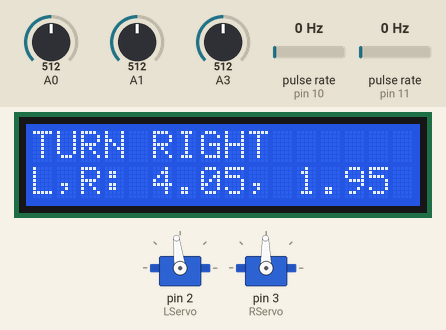
This sketch was run on a simulated Arduino Uno, built with avr-gcc and run on an emulated ATmega328P. On the bench: 16×2 character LCD, 2 × servo. Wiring (inferred from the names in the program): 2 × pulse sensor: data pin 10 / data pin 11. Inputs (shaded band) come from the test bench; at power-on: A0 = 512, A1 = 512, pulse rate (sensors on pin 10, pin 11) 0 Hz, A3 = 512. What the sketch prints to the serial monitor is not drawn.

Above: at 1.6 s.
1.7 s: A0 set to 556
4.7 s: A0 set to 581
At 7.4 s:
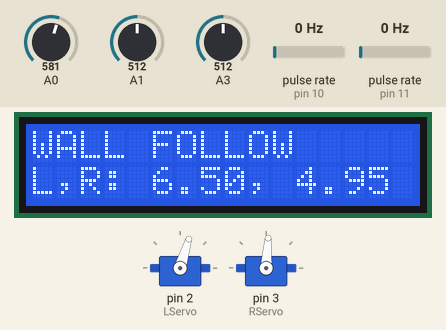
7.7 s: A1 set to 555
10.1 s: A1 set to 580
At 12.8 s:
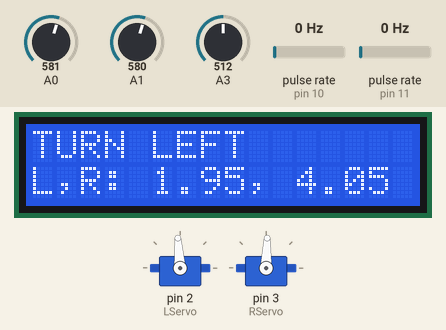
13.1 s: A1 set to 306
At 14.18 s:
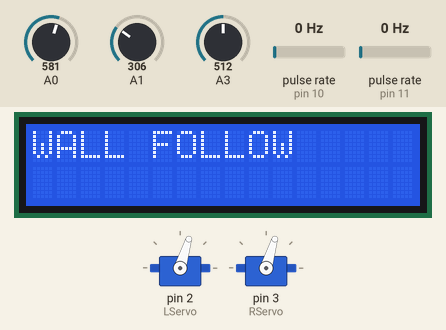
16.1 s: pulse rate (sensor on pin 10) set to 4 Hz
At 19.5 s:
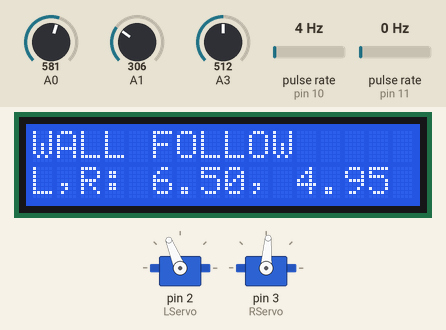
Timing chart, 0 to 20.1 s (numbered marks = the images above; inputs shaded):
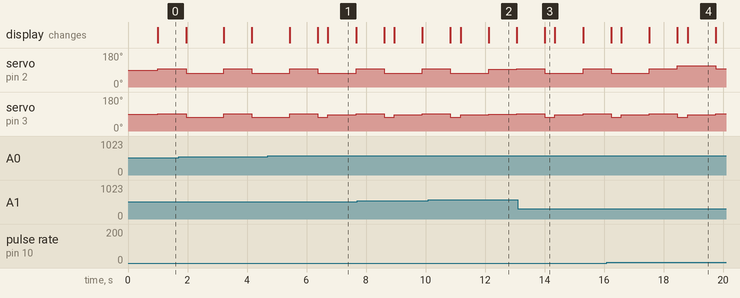

Measured:
- the behaviour switches between 572 and 573 on A0 (found by bisection; images 0 and 1)
- the behaviour switches between 572 and 573 on A1 (found by bisection; images 1 and 2)
- after the input at 4.7 s, the display: first differs from a run without the input after 2.0 s (image 1)
- after the input at 10.1 s, the display: first differs from a run without the input after 2.0 s (image 2)
- after the input at 13.1 s, the display: changes after 0.91 s (image 3)
- what the display in image 1 shows lasts 1.0 s, from 6.7 s to 7.7 s

The sketch:

wallFollow.ino
```cpp
#include <PinChangeInt.h>
#include <Adafruit_RGBLCDShield.h>
#include <utility/Adafruit_MCP23017.h>
Adafruit_RGBLCDShield lcd = Adafruit_RGBLCDShield();
#include <Servo.h>
#include "MyEncoders.h"
#include "MyServos.h"
#include "MySharpSensor.h"
#include "MyFollowFuncs.h"

  Servo LServo, RServo;


void setup()
{
  lcd.begin(16,2);          //setup LCD
  lcd.clear();
  lcd.setCursor(0,0);
  initEncoders();           //initialize encoders
  Serial.begin(9600);
  LServo.attach(2);         //attach servos motors
  RServo.attach(3);

  //LServo.writeMicroseconds(1700);
  //RServo.writeMicroseconds(1300);

  calibrate2();                     //use precompiled calibrated data, so there is no need to calibrate
  resetCounts();

  // Set initial state to wall following
  state = STATE_FOLLOWING_WALL;
}

void loop()
{
  Update_State();   // Fetch current state

  Print_State();

  // Call function according to current state
  switch(state)
  {
   case STATE_FOLLOWING_WALL:       Follow_Wall();  break;
   case STATE_TURNING_LEFT:         Turn_Left();    break;
   case STATE_TURNING_RIGHT:        Turn_Right();   break;
   default:  break;

  }

  delay(10);

}
```

MyEncoders.h
```cpp
#ifndef __MY_ENCODERS__
#define __MY_ENCODERS__
#include <PinChangeInt.h>
#define Lservo 2
#define Rservo 3
#define Lencoder 10
#define Rencoder 11
volatile unsigned long Lticks;
volatile unsigned long Rticks;
volatile unsigned long lastTickTimeL;
volatile unsigned long lastTickTimeR;
volatile float LdeltaT;
volatile float RdeltaT;
volatile float timeL, timeR;


//this function sets the tick counts to 0
void resetCounts()
{
	Lticks = 0;
	Rticks = 0;
}

//this function should return the left and right tickcounts
// since either the start of the program or the last
//call to the function resetCounts()
void getCounts(unsigned long counts[])
{
	counts[0] = Lticks;
	counts[1] = Rticks;
}


//this function should return the instantaneous speeds of the wheels
//meassured in revolutions per second.
void getSpeeds(float speeds[])
{
  unsigned long now = millis();

  LdeltaT = now - timeL;
  RdeltaT = now - timeR;
  //f = 1/T = 1/(32*deltaT)
	speeds[0] = (float)Lticks/(32.0f*LdeltaT) * 1000.0f;
	speeds[1] = (float)Rticks/(32.0f*RdeltaT) * 1000.0f;

 timeL = timeR = millis();

 resetCounts();
}

void LinterruptFunction()
{
    unsigned long now = millis();

    if((now - lastTickTimeL) > 30)
    {
      Lticks++;
      lastTickTimeL = millis();
    }

}
void RinterruptFunction()
{
unsigned long now = millis();

    if((now - lastTickTimeR) > 30)
    {
      Rticks++;
      lastTickTimeR = millis();
    }

}

//this function should include whatever code necessary to initialize this module
void initEncoders()
{
    timeL = millis();
    timeR = timeL;

    lastTickTimeL = millis();
    lastTickTimeR = lastTickTimeL;

    pinMode(Lencoder, INPUT_PULLUP);
	attachPinChangeInterrupt(Lencoder, LinterruptFunction, FALLING);

	pinMode(Rencoder, INPUT_PULLUP);
	attachPinChangeInterrupt(Rencoder, RinterruptFunction, FALLING);
}


#endif
```

MyFollowFuncs.h
```cpp
#define STATE_FOLLOWING_WALL 0 // State Defines
#define STATE_TURNING_LEFT 1
#define STATE_TURNING_RIGHT 2

// Function Prototypes
float getFrontDistance();
void Print_State();
void Update_State();
void Folow_Wall();
void Turn_Left();
void Turn_Right();

// Proportional Gain Constants
const float goal_w = 5.0f;
const float goal_v = 8.0f;
const float Kp_w = 0.4f;
const float Kp_v = 0.4f;
const float bounds_w = 0.5f;
const float bounds_v = 6.0f;

// Used to calculate the error between goal and actual distance
float actualSF, actualSL, actualLF, error_w, error_v;

int state;  // current state

void Print_State()
{
    lcd.clear();
    lcd.setCursor(0, 0);
    //lcd.print("state: ");
    if (state == STATE_FOLLOWING_WALL)
        lcd.print("WALL FOLLOW");
    else if (state == STATE_TURNING_LEFT)
        lcd.print("TURN LEFT");
    else if (state == STATE_TURNING_RIGHT)
        lcd.print("TURN RIGHT");
    else
        lcd.print("?");
}

void Update_State()
{
    float turnThreshold = 9.0f; // Minimum distance from wall needed to turn
    float leftDistance = getCombinedDistance(SLEFT);
    float frontDistance = getFrontDistance();//getCombinedDistance(SFRONT);

    switch (state)
    {
    case STATE_FOLLOWING_WALL:
      // Check if left sensor is invalid, and if there is room to turn left
      if(leftDistance == -1.0f && ((frontDistance > turnThreshold ) || (frontDistance == -1.0f)))
      {
        state = STATE_TURNING_LEFT;
        return;
      }
      // Check if robot has reached the turning threashold, and check if it can only go right
      else if((frontDistance <= turnThreshold) && (leftDistance != -1.0f))
      {
        state = STATE_TURNING_RIGHT;
        return;
      }
      break;

    case STATE_TURNING_LEFT:
      // Check if wall is detected by left sensor, and no obstacle is in front of it
      if ((leftDistance != -1.0f) && ((frontDistance > turnThreshold ) || (frontDistance == -1.0f)))
      {
        state = STATE_FOLLOWING_WALL;
        setSpeedsvw(6.0f, 0.0f);
        return;
      }
      // Check if robot is turning into another wall before it has detected a new wall to follow
      else if ((leftDistance == -1.0f) && (frontDistance < turnThreshold ))
      {
            state = STATE_TURNING_RIGHT;
            return;
      }
      break;

    case STATE_TURNING_RIGHT:
        // Check if the left sensor is valid, and if there is space to start wall following
        if((leftDistance != -1.0f) && ((frontDistance > turnThreshold ) || (frontDistance == -1.0f)))
        {
            state = STATE_FOLLOWING_WALL;
            setSpeedsvw(6.0f, 0.0f);
            return;
        }

        // Check if left distance is invalid, and if front Distance is within range
        else if((leftDistance == -1.0f) && ((frontDistance >= turnThreshold ) || (frontDistance == -1.0)))
        {
            state = STATE_TURNING_LEFT;
            return;
        }
        break;

    default:
        break;
  }
}

// Function executed when robot is in wall following state
void Follow_Wall()
{
  float actual_F = getCombinedDistance(SFRONT);
  float actual_L = getCombinedDistance(SLEFT);

  // Calculate Error
  error_w = actual_L - goal_w;

  // Scale by Kp
  error_w *= Kp_w;

  // Apply Saturation Function
  error_w = constrain(error_w, -bounds_w, bounds_w);

  // Check if front sensor detects a wall
  if((actual_F > goal_v) && (actual_F != -1.0f))
   {
        // Calculate Error
        error_v = actual_F - goal_v;
        // Scale by Kp
        error_v *= Kp_v;

        // Saturation Function
        error_v = constrain(error_v, -bounds_v, bounds_v);

        setSpeedsvw(error_v, error_w);
   }
  // If no wall detected, go full speed
  else if(actual_F == -1.0f)
       setSpeedsvw(6.0f, error_w);

    }

// Function executes when state is turning left
void Turn_Left()
{
    setSpeedsvw(3.0f, 0.5f);
}
// Function executes when state is turning right
void Turn_Right()
{
    setSpeedsvw(3.0f, -0.5f);
}


float getFrontDistance()
{
  bool L = false, S = false;

  // get long reading
  actualLF = getCombinedDistance(LFRONT);
  actualSF = getCombinedDistance(SFRONT);
  //delay(20);

  //if((actualLF != -1.0f) && (actualSF != -1.0f))

  // if it's out of bounds, read the SHORT one

  if((actualLF <= 11.8) || (actualLF > 59.0f))
  {
    L = false;
    actualSF = getCombinedDistance(SFRONT);

    // if the SHORT is out of bounds, flag both
  if((actualSF < 2.54f) || (actualSF > 11.8f))
      S = false;
    else
      S = true;
  }
  else
    L = true;


/*  // get short reading
  actualSF = getCombinedDistance(SFRONT);
  //delay(20);

  // if it's out of bounds, read the long one
  if((actualSF < 2.54f) || (actualSF > 11.8f))
  {
    S = false;
    actualLF = getCombinedDistance(LFRONT);

    // if the long is out of bounds, flag both
    if((actualLF <= 11.8) || (actualLF > 59.0f))
      L = false;
    else
      L = true;
  }
  else
    S = true;*/

  //delay(50);

  lcd.clear();
  lcd.setCursor(0,0);

  if (S)
  {
    lcd.print("SHORT: ");
    lcd.print(actualSF);
    return actualSF;
  }
  else if (L)
  {
    lcd.print("LONG: ");
    lcd.print(actualLF);
    return actualLF;
  }
  else
  {
    lcd.print("OUT OF RANGE");
    return -1.0f;
  }

  //Serial.print("actual L: ");
  //Serial.print(actualLF);

  //Serial.print(", actual S: ");
  //Serial.println(actualSF);

}
```

MyServos.h
```cpp
#ifndef __MY_SERVOS__
#define __MY_SERVOS__

#define SAMPLESIZE 41
//NOTE: you are allowed to modify this file as long as the functions
//implement the requested functionality
extern Servo LServo, RServo;
float calibratedL[SAMPLESIZE], calibratedR[SAMPLESIZE];

//this function should set the left and right speeds of the wheel
//when both inputs are positive the robot should move forward
//when both inputs are negative the robot should move backward
//microsLeft should encode the left wheel velocity and viceversa
//NOTE: REQUIRES -100 TO 100 RANGE FOR INPUTS
void setSpeeds(int speedL, int speedR)
{
  char message[80];

  //sprintf(message,"Setting speeds (%d, %d)", speedL, speedR);
  //Serial.println(message);
  speedL = constrain(speedL, -100, 100);        //constrain speeds to range
  speedR = constrain(speedR, -100, 100);

 // sprintf(message, "Constrained: (%d, %d)", speedL, speedR);
  //Serial.println(message);

  int tmpL = map(speedL, -100, 100, 1300, 1700);    //interpolate between data
  int tmpR = map(speedR, -100, 100, 1700, 1300);    //reverse right wheel
  LServo.writeMicroseconds(tmpL);
  RServo.writeMicroseconds(tmpR);

  //sprintf(message, "micros: (%d, %d)", tmpL, tmpR);
  //Serial.println(message);

}

//same as the function setSpeeds, but the inputs now indicate
//the revolutions per second (rps) at which each wheel should spin
void setSpeedsRPS(float rpsLeft, float rpsRight)
{
  float microsLesser, microsGreater, micros, rps;
  int speeds[2];
  int greater, lesser, direction, start, end;

  for(int t=0; t<2; t++)
  {
    if(t==0)
      rps = rpsLeft;
    if(t==1)
      rps = rpsRight;
    //edge case for wheel not moving.
    if(rps == 0.0f)
    {
      micros = 0.0f;
      speeds[t] = (int)micros;
    }
    else
    {
      //wheel moves forward, filling 2nd half of calibrated array
      if(rps > 0.0f)
      {
        direction = 1;
        start = (SAMPLESIZE-1)/2;
        end = SAMPLESIZE-1;
      }
      else
      {
        //wheel moves reverse, filling 1st half of calibrated array
        direction = -1;
        start = (SAMPLESIZE-1)/2;
        end = 0;
        rps *= -1.0f;
      }

      int i= start;
      //increment i until rps is not greater or bound is reached
      if(t == 0)
        while(rps > calibratedL[i] && i >= 0 && i < SAMPLESIZE)
        {
          if(direction == 1)
            i++;
          else
            --i;
        }
      if(t == 1)
        while(rps > calibratedR[i] && i >= 0 && i < SAMPLESIZE)
        {
          if(direction == 1)
            i++;
          else
            --i;
        }

      //edge cases for array bounds
      if(i == SAMPLESIZE)
        micros = 100.0f;
      else if(i < 0)
        micros = -100.0f;
      else
      {
        lesser = i-direction;       //lesser bound is i minus direction int(1 or -1)
        greater = i;                //greater bound is i

        if(direction == 1)          //1 = positive range
        {
          microsLesser = map(lesser, start, end, 0, 100);
          microsGreater = map(greater, start, end, 0, 100);
        }
        else if(direction == -1)    //-1 = negative range
        {
          microsLesser = map(lesser, end, start, -100, 0);
          microsGreater = map(greater, end, start, -100, 0);
        }

        if(t == 0)      //t=0, left wheel calibrated value returned
          micros = map(rps, calibratedL[lesser], calibratedL[greater], microsLesser, microsGreater);
        if(t == 1)      //t=1, right wheel calibrated value returned
          micros = map(rps, calibratedR[lesser], calibratedR[greater], microsLesser, microsGreater);

        speeds[t] = (int)micros;
      }
    }
  }

  //Serial.print("requested rps (");      //print to serial monitor rps data for left and right wheel
  //Serial.print(rpsLeft);
  //Serial.print(", ");
  //Serial.print(rpsRight);
  //Serial.println(")");

  Serial.print("Lspeed: ");
  Serial.print(speeds[0]);
  Serial.print(", Rspeed: ");
  Serial.println(speeds[1]);

  setSpeeds(speeds[0], speeds[1]);      //send calibrated data as input for setSpeeds
}

//same as the function setSpeeds, but the inputs now indicate
//the inches per second (ips) at which each wheel should spin
void setSpeedsIPS(float ipsLeft, float ipsRight)
{
  float ipr = 2.0f * 3.141f * 1.305f;     //inches per revolution
  float tmpL, tmpR;
  tmpL = ipsLeft/ipr;                     //rps of left wheel
  tmpR = ipsRight/ipr;                    //rps of right wheel

  //Serial.print("requested ips L: ");      //print to serial requested ips
  //Serial.print(ipsLeft);
  //Serial.print(",     R: ");
  //Serial.println(ipsRight);
  setSpeedsRPS(tmpL, tmpR);
}


//this function is meant for doing whatever necessary for the
//functions 'setSpeedsIPS' and 'setSpeedsRPS' to work properly
void calibrate()
{

  int speed;
  float speeds[2];

  getSpeeds(speeds);

  Serial.println("Calibrating ...");

  lcd.clear();
  lcd.setCursor(0, 0);
  lcd.print("Calibrating...");

  for(int i=0; i< SAMPLESIZE; i++)                  //iterate to create calibrated array
  {

      speed = map(i, 0, SAMPLESIZE-1, -100, 100);   //change range of value i
      setSpeeds(speed, -speed);                     //set speeds of left and right

      lcd.setCursor(0, 1);                          //print speed to lcd
      lcd.print("speed: ");
      lcd.print(speed);
      lcd.print("   ");

      delay(2000);                                  //delay 2 seconds each iteration
      getSpeeds(speeds);                            //getSpeeds updates deltaT for both wheels
      calibratedL[i]= speeds[0];                    //store left and right speeds in respective arrays
      calibratedR[i]= speeds[1];

      Serial.print("i="); Serial.print(speed);      //print to serial monitor corresponding calibrated values
      Serial.print(",         L: ");
      Serial.print(calibratedL[i]);
      Serial.print(",         R: ");
      Serial.println(calibratedR[i]);

  }

  setSpeeds(0,0);                                   //upon completion stop motors.
  Serial.println("Calibration done.\n");
}

void calibrate2()                                   //static array very useful for storing once calibrated data is compiled
{
	Serial.println("Loading calibration values from static code...");
	calibratedL[0] = 0.70f;
	calibratedR[0] = 0.70f;
	calibratedL[1] = 0.72f;
	calibratedR[1] = 0.72f;
	calibratedL[2] = 0.72f;
	calibratedR[2] = 0.73f;
	calibratedL[3] = 0.70f;
	calibratedR[3] = 0.72f;
	calibratedL[4] = 0.72f;
	calibratedR[4] = 0.73f;
	calibratedL[5] = 0.72f;
	calibratedR[5] = 0.73f;
	calibratedL[6] = 0.72f;
	calibratedR[6] = 0.72f;
	calibratedL[7] = 0.70f;
	calibratedR[7] = 0.73f;
	calibratedL[8] = 0.70f;
	calibratedR[8] = 0.72f;
	calibratedL[9] = 0.69f;
	calibratedR[9] = 0.70f;
	calibratedL[10] = 0.69f;
	calibratedR[10] = 0.70f;
	calibratedL[11] = 0.66f;
	calibratedR[11] = 0.69f;
	calibratedL[12] = 0.64f;
	calibratedR[12] = 0.66f;
	calibratedL[13] = 0.61f;
	calibratedR[13] = 0.62f;
	calibratedL[14] = 0.56f;
	calibratedR[14] = 0.58f;
	calibratedL[15] = 0.48f;
	calibratedR[15] = 0.50f;
	calibratedL[16] = 0.37f;
	calibratedR[16] = 0.41f;
	calibratedL[17] = 0.30f;
	calibratedR[17] = 0.31f;
	calibratedL[18] = 0.17f;
	calibratedR[18] = 0.19f;
	calibratedL[19] = 0.08f;
	calibratedR[19] = 0.09f;
	calibratedL[20] = 0.00f;
	calibratedR[20] = 0.00f;
	calibratedL[21] = 0.03f;
	calibratedR[21] = 0.03f;
	calibratedL[22] = 0.12f;
	calibratedR[22] = 0.12f;
	calibratedL[23] = 0.25f;
	calibratedR[23] = 0.27f;
	calibratedL[24] = 0.33f;
	calibratedR[24] = 0.36f;
	calibratedL[25] = 0.44f;
	calibratedR[25] = 0.45f;
	calibratedL[26] = 0.52f;
	calibratedR[26] = 0.53f;
	calibratedL[27] = 0.58f;
	calibratedR[27] = 0.59f;
	calibratedL[28] = 0.61f;
	calibratedR[28] = 0.62f;
	calibratedL[29] = 0.66f;
	calibratedR[29] = 0.67f;
	calibratedL[30] = 0.67f;
	calibratedR[30] = 0.67f;
	calibratedL[31] = 0.70f;
	calibratedR[31] = 0.70f;
	calibratedL[32] = 0.70f;
	calibratedR[32] = 0.72f;
	calibratedL[33] = 0.70f;
	calibratedR[33] = 0.72f;
	calibratedL[34] = 0.72f;
	calibratedR[34] = 0.72f;
	calibratedL[35] = 0.73f;
	calibratedR[35] = 0.73f;
	calibratedL[36] = 0.72f;
	calibratedR[36] = 0.73f;
	calibratedL[37] = 0.73f;
	calibratedR[37] = 0.72f;
	calibratedL[38] = 0.72f;
	calibratedR[38] = 0.73f;
	calibratedL[39] = 0.73f;
	calibratedR[39] = 0.73f;
	calibratedL[40] = 0.72f;
	calibratedR[40] = 0.73f;
}


//this function should make the robot move with a linear speed of v
//measured in inches per second, and an angular speed of w
//in rads per second. Positive ws should indicate a counterclockwise spin.
void setSpeedsvw(float v, float w)
{
  float vL, vR, dr, R;

  if(v > 6.5f)
  {
    //lcd.clear();
    lcd.setCursor(0,0);
    lcd.print("Invalid Request");
    lcd.setCursor(0,1);
    lcd.print("v: ");
    lcd.print(v);
  }
  else
  {

    //R = radius of circle


    //dr = half the distance from wheel to wheel
    dr = 2.10f;

    if (w < 0)          //if w < 0, vL becomes the outer wheel radial velocity and vR the inner wheel radial velocity
    {
  	  R = v / -w;
  	  vL = -w * (R+dr);
      vR = -w * (R-dr);
    }
    else if (w > 0)     //if w > 0, vR becomes the outer wheel radial velocity and vL the inner wheel radial velocity
    {
  	  R = v / w;
  	  vL = w * (R-dr);
  	  vR = w * (R+dr);
    }
    else if((w == 0.0f) && (v == 0.0f))               //edge case for 0
    {
  	  vL = 0.0f;
  	  vR = 0.0f;
    }
    else if((w == 0.0f) && (v != 0.0f))
      vL = vR = v;

    //cap wheel velocities
    vL = constrain(vL, -6.5f, 6.5f);
    vR = constrain(vR, -6.5f, 6.5f);

    //lcd.clear();
    lcd.setCursor(0,1);
    lcd.print("L,R: ");       //print to serial monitor vL and vR
    lcd.print(vL);
    lcd.print(", ");
    lcd.print(vR);
    setSpeedsIPS(vL, vR);

  }
}


#endif
```

Source omitted: MySharpSensor.h (5229 bytes)
